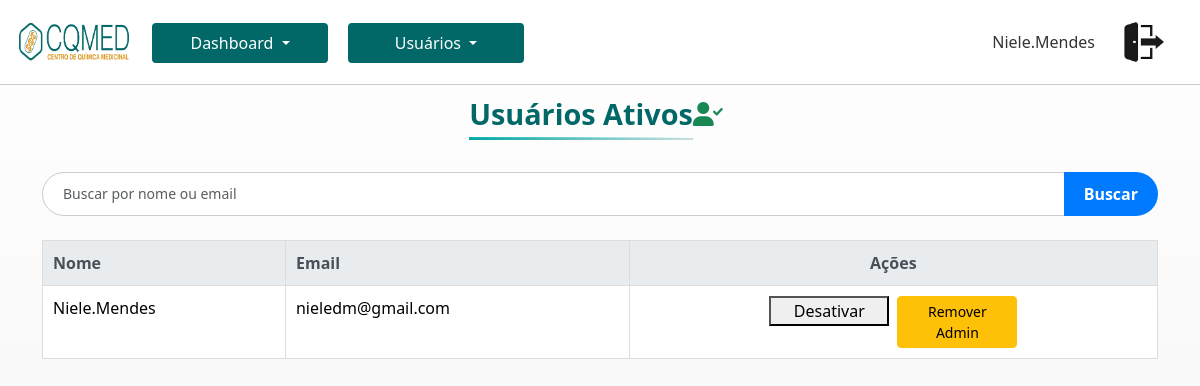
The app's page /admin/usuarios_ativos (signed in) with its own data.
### tables this page shows
CREATE TABLE users (
                    id INTEGER PRIMARY KEY AUTOINCREMENT,
                    name TEXT NOT NULL,
                    email TEXT UNIQUE NOT NULL,
                    password TEXT NOT NULL,    
                    is_admin INTEGER DEFAULT 0,
                 is_active INTEGER DEFAULT 0);

### app.py (the view)
@app.route('/admin/usuarios_ativos')
def usuarios_ativos():
    if not session.get('is_admin'):
        flash('Acesso não autorizado.', 'danger')
        return redirect(url_for('dashboard'))
    search_query = request.args.get('search', '')
    with get_db_connection() as conn:
        c = conn.cursor()
        c.execute('''
            SELECT id, name, email, is_admin
            FROM users
            WHERE is_active = 1 AND (name LIKE ? OR email LIKE ?)
            ORDER BY name ASC
        ''', ('%' + search_query + '%', '%' + search_query + '%'))
        usuarios_ativos = c.fetchall()
    return render_template('usuarios_ativos.html',
                         titulo='Usuários Ativos',
                         active_page='ativos',
                         usuarios_ativos=usuarios_ativos,
                         search_query=search_query)

### app.py (called while the page is built)
def get_db_connection():
    conn = sqlite3.connect(DATABASE)
    conn.row_factory = sqlite3.Row
    return conn

@app.before_request
def before_request():
    g.nome_usuario = session.get('user_name', 'Usuário')

@app.context_processor
def inject_user():
    return dict(nome_usuario=g.nome_usuario)

### templates/usuarios_ativos.html
{% extends 'base_usuarios.html' %}
{% block tabela_usuarios %}
    {% for user in usuarios_ativos %}
    <tr>
        <td>{{ user[1] }}</td>
        <td>{{ user[2] }}</td>
        <td class="text-center">
            <div class="d-flex justify-content-center gap-2">
                <form method="POST" action="{{ url_for('inativar_usuario', user_id=user[0]) }}">
                    <button type="submit" class="btn-sm btn-uniform">Desativar</button>
                </form>
                <form method="POST" action="{{ url_for('toggle_admin', user_id=user[0]) }}">
                    {% if user[3] == 1 %}
                        <button type="submit" class="btn btn-warning btn-sm btn-uniform">Remover Admin</button>
                    {% else %}
                        <button type="submit" class="btn btn-success btn-sm btn-uniform">Tornar Admin</button>
                    {% endif %}
                </form>
            </div>
        </td>
    </tr>
    {% endfor %}
{% endblock %}

### templates/base.html (shortened to what this page needs)
<!doctype html>
<html lang="pt-br">
<head>
  <link href="https://cdnjs.cloudflare.com/ajax/libs/font-awesome/6.0.0-beta3/css/all.min.css" rel="stylesheet">
  <link href="https://cdn.jsdelivr.net/npm/bootstrap@5.3.3/dist/css/bootstrap.min.css" rel="stylesheet">
  <link rel="stylesheet" href="{{ url_for('static', filename='css/base.css') }}">
  <link rel="stylesheet" href="{{ url_for('static', filename='css/componentes.css') }}">
  <link rel="stylesheet" href="{{ url_for('static', filename='css/header.css') }}">
  <link rel="stylesheet" href="{{ url_for('static', filename='css/navegacao.css') }}">
  <link rel="stylesheet" href="{{ url_for('static', filename='css/search.css') }}">
  <link rel="stylesheet" href="{{ url_for('static', filename='css/table.css') }}">
  {% block css %}{% endblock %}
</head>
<body>
  {% if request.endpoint not in ['login', 'register'] %}
    <div class="header">
      <img src="{{ url_for('static', filename='images/logo.png') }}" alt="Logo CQMED" class="logo" style="width: 120px; height: 40px; margin-right: 8px;">
      <div class="user-info d-flex align-items-center">
        <span class="usuario-logado me-3">{{ nome_usuario }}</span>
        <a href="{{ url_for('logout') }}" title="Logout" class="btn d-flex align-items-center">
          <img src="{{ url_for('static', filename='images/logout.png') }}" alt="Sair" style="width: 40px; height: 40px; margin-right: 8px;">
        </a>
      </div>
    </div>
    {% include 'navegacao.html' %}
  {% endif %}
  <div class="container py-5">
    {% block content %}{% endblock %}
  </div>
</body>
</html>

### static/css/base.css (style rules this page uses)
body { background: linear-gradient(to bottom, #ffffff, #f3f3f3); min-height: 100vh; color: #333; }
a { color: #2a7aaf; text-decoration: none; }
.btn-uniform { width: 120px; }

### static/css/header.css (style rules this page uses)
.header { background-color: white; padding: 15px; display: flex; align-items: center; justify-content: space-between; border-bottom: 1px solid #ccc; margin-bottom: 0; }
.header .logo { width: 50px; }
.usuario-logado { color: #333; font-weight: 500; font-size: 16px; }

### static/css/table.css (style rules this page uses)
.table th, .table td { padding: 10px; text-align: left; }
.table-bordered td, .table-bordered th { border: 1px solid #ddd; }

### records on screen
users: name "Niele.Mendes", email "nieledm@gmail.com", is_admin "Remover Admin"

### other values on screen
{{ titulo }} "Usuários Ativos"
